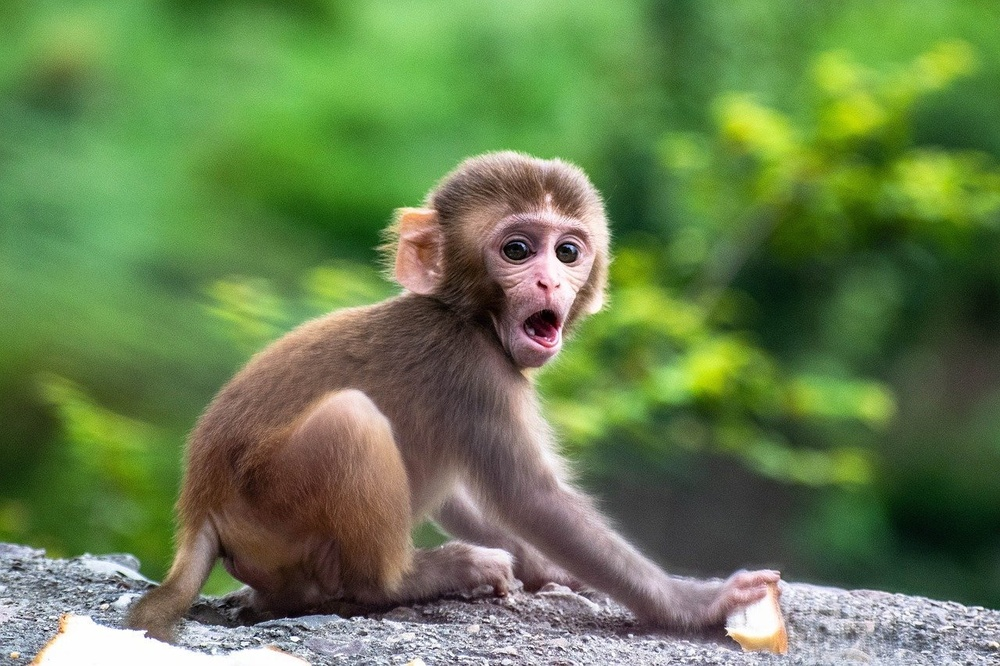
#> input picture images/test.jpg, 1000 x 666 px, shrunk from 1280 x 853 before the run, given in place of the camera
$ python task4-5.py
#> lines starting #> are read from the running program, lines starting #| are printed output that depends on the picture; after the words box and inside, x2 and y2 are one past the last pixel; in counts of white or black regions, pixels touching at a corner belong together
import cv2
import numpy as np


cap = cv2.VideoCapture(0)

# определение диапазона красного цвета в HSV
lower_red = np.array([0, 120, 80])  # минимальные значения оттенка, насыщенности и яркости
upper_red = np.array([15, 255, 255])  # максимальные значения оттенка, насыщенности и яркости
color = (0, 0, 0)
thickness = 4 # толщина

while True:
    ret, frame = cap.read()
#> frame is the input picture: shape (666, 1000, 3); mean B, G, R 78.3, 127, 102.9
    hsv = cv2.cvtColor(frame, cv2.COLOR_BGR2HSV)
#> hsv: shape (666, 1000, 3); mean H, S, V 57.4, 113.8, 133.8

    if not ret:
        break
    mask = cv2.inRange(hsv, lower_red, upper_red)
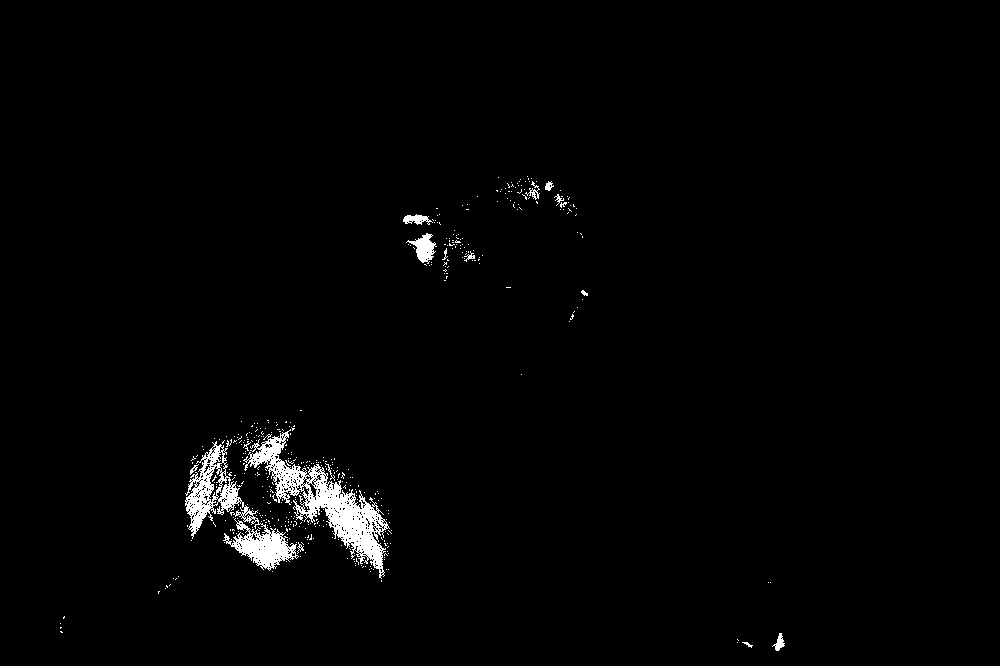
#> mask: shape (666, 1000); 1.7% white; 447 white regions (429 under 20 px), largest, box (x1, y1, x2, y2) and area: (243, 429, 390, 579) 5209, (185, 441, 299, 571) 3822, (406, 233, 437, 264) 439
    kernel = np.ones((5, 5), np.uint8)
    # Операция открытия - 1)эрозия, 2)дилатация.
    opening = cv2.morphologyEx(mask, cv2.MORPH_OPEN, kernel)
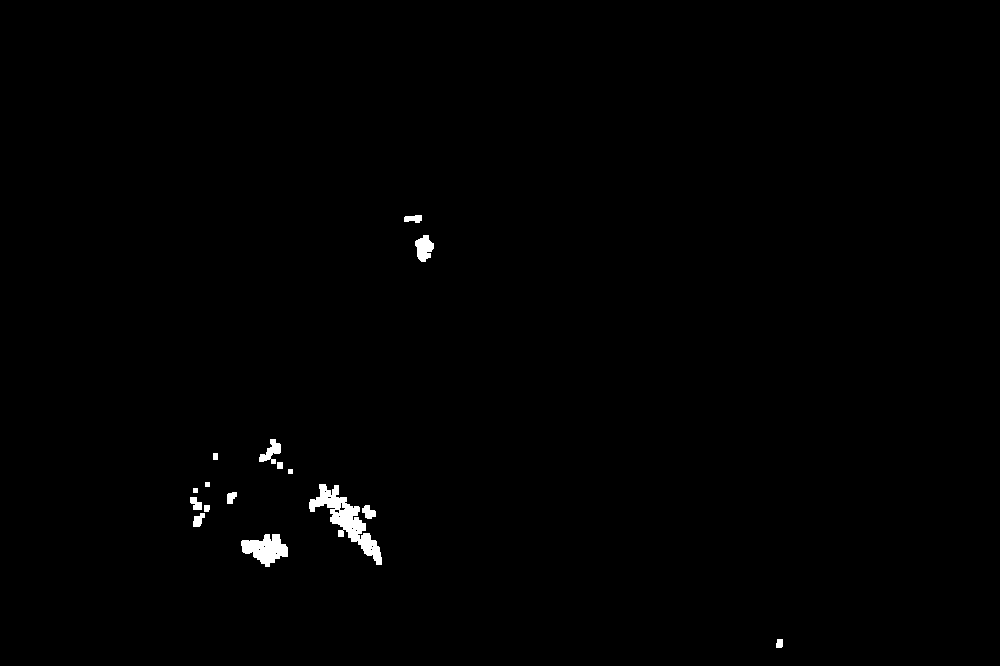
#> opening: shape (666, 1000); 0.62% white; 16 white regions, largest, box (x1, y1, x2, y2) and area: (309, 484, 382, 565) 1779, (241, 534, 288, 567) 923, (415, 235, 434, 262) 347
    # Операция закрытия-1)дилатации, 2) операция эрозии.
    closing = cv2.morphologyEx(opening, cv2.MORPH_CLOSE, kernel)
#> closing: shape (666, 1000); 0.65% white; 11 white regions, largest, box (x1, y1, x2, y2) and area: (309, 484, 382, 565) 2058, (241, 534, 288, 567) 949, (415, 235, 434, 262) 351
    moments = cv2.moments(closing, True)
#> moments = moments, m00 4357, centre m10/m00, m01/m00 = (321.9, 490.6)
    m01 = moments['m01']
#> m01 = 2137346
    m10 = moments['m10']
#> m10 = 1402307
    area = moments['m00']
#> area = 4357

    if area > 10000:
        posX = int(m10 // area)
        posY = int(m01 // area)
        width = height = int(np.sqrt(area))
        # cv2.rectangle(frame, (posX - (width // 2), posY - 2), (posX +(width // 2), posY+2), color, thickness)
        # cv2.rectangle(frame, (posX - 2, posY -(height // 2) ), (posX + 2, posY + (height // 2)), color, thickness)
        cv2.ellipse(frame, (posX,posY), (width//2, height//2+10), 5, 0, 360,(0,0,0), 4)
    cv2.imshow('HSV_frame', mask)
    cv2.imshow('Result_frame', frame)
    if cv2.waitKey(1) & 0xFF == 27:
#> (key Esc is pressed here)
        break

cap.release()
cv2.destroyAllWindows()
